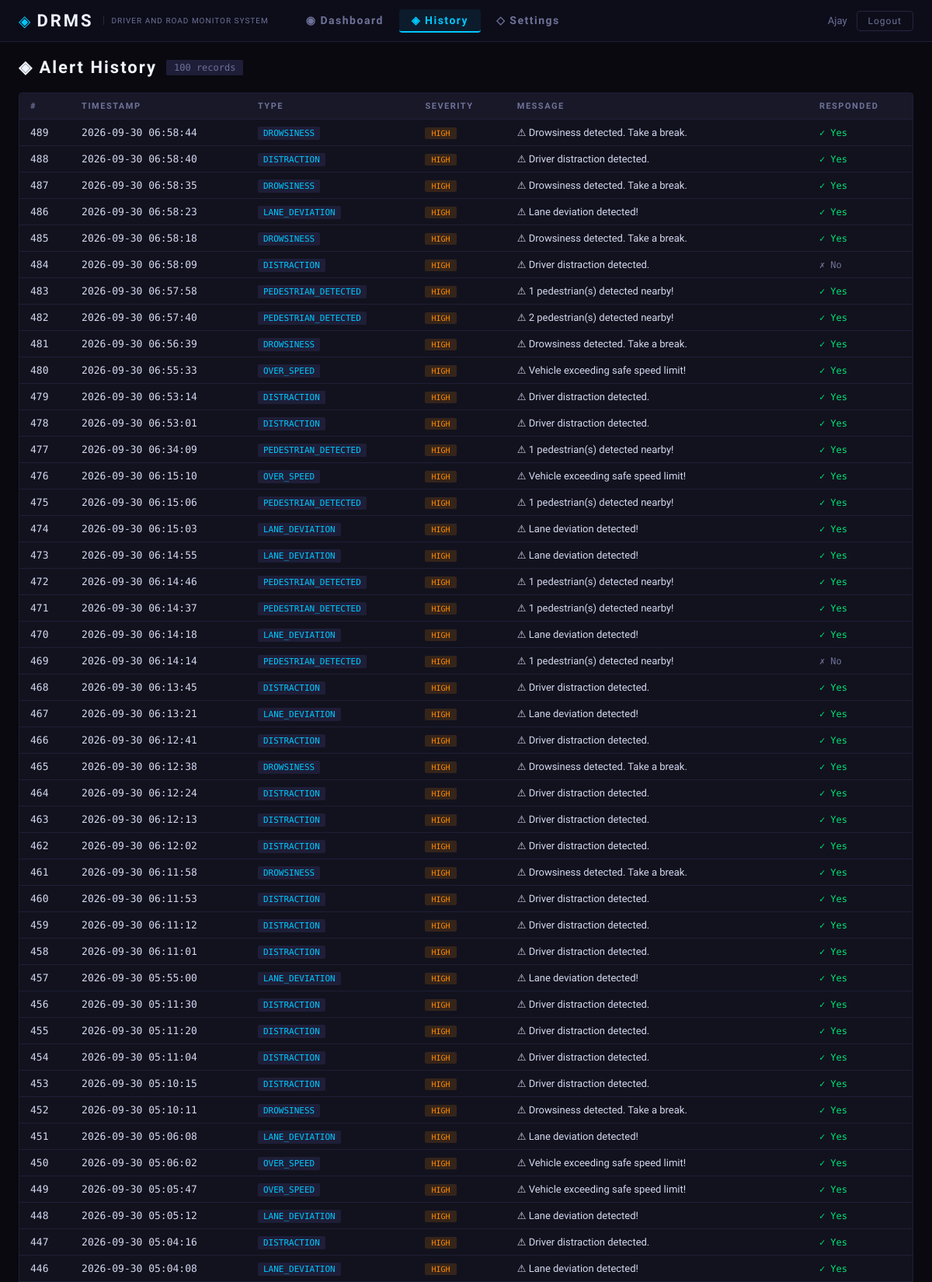
The app's page /history (signed in, upper part) with its own data.
### database/db.py (models this page shows)
class Alert(Base):
    __tablename__ = 'alerts'
    id         = Column(Integer, primary_key=True)
    alert_type = Column(String(50), nullable=False)   # e.g. 'DROWSINESS', 'LANE_DEVIATION'
    severity   = Column(String(20), nullable=False)   # 'LOW', 'MEDIUM', 'HIGH', 'CRITICAL'
    message    = Column(Text)
    timestamp  = Column(DateTime, default=datetime.utcnow)
    responded  = Column(Boolean, default=False)
    emergency_messages = relationship('EmergencyMessage', back_populates='alert', cascade='all, delete')

### app.py (the view)
@app.route('/history')
def history():
    if 'user_id' not in session:
        return redirect(url_for('login'))
    alerts = get_alert_history(limit=100)
    return render_template('history.html', alerts=alerts,
                           user_name=session.get('user_name', 'Driver'))

### database/db.py (called while the page is built)
def get_db():
    return SessionLocal()

def get_alert_history(limit: int = 50):
    db = get_db()
    try:
        return (db.query(Alert)
                  .order_by(Alert.timestamp.desc())
                  .limit(limit)
                  .all())
    finally:
        db.close()

### templates/history.html (shortened to what this page needs)
{% extends "base.html" %}
{% block content %}
<div class="page-header">
  <h2>◈ Alert History</h2>
  <span class="record-count">{{ alerts|length }} records</span>
</div>
<div class="history-table-wrap">
  <table class="history-table">
    <thead>
      <tr>
        <th>#</th>
        <th>Timestamp</th>
        <th>Type</th>
        <th>Severity</th>
        <th>Message</th>
        <th>Responded</th>
      </tr>
    </thead>
    <tbody>
      {% if alerts %}
        {% for a in alerts %}
        <tr class="row-{{ a.severity | lower }}">
          <td class="mono">{{ a.id }}</td>
          <td class="mono">{{ a.timestamp.strftime('%Y-%m-%d %H:%M:%S') }}</td>
          <td><span class="type-badge">{{ a.alert_type }}</span></td>
          <td><span class="severity-badge sev-{{ a.severity | lower }}">{{ a.severity }}</span></td>
          <td>{{ a.message }}</td>
          <td>{% if a.responded %}<span class="responded-yes">✓ Yes</span>{% else %}<span class="responded-no">✗ No</span>{% endif %}</td>
        </tr>
        {% endfor %}
      {% else %}
        <tr><td colspan="6" class="no-data">No alerts recorded yet.</td></tr>
      {% endif %}
    </tbody>
  </table>
</div>
{% endblock %}

### templates/base.html (shortened to what this page needs)
<!DOCTYPE html>
<html lang="en">
<head>
  <link rel="stylesheet" href="{{ url_for('static', filename='css/style.css', v='2') }}"/>
</head>
<body{% block body_class %}{% endblock %}>
  {% block nav %}
  <nav class="topnav">
    <div class="nav-brand">
      <span class="brand-icon">◈</span>
      <span class="brand-name"><a href="{{ url_for('landing') }}" style="color: inherit; text-decoration: none;">DRMS</a></span>
      <span class="brand-sub">Driver And Road Monitor System</span>
    </div>
    <div class="nav-links">
      <a href="{{ url_for('dashboard') }}" class="nav-link {% if request.endpoint == 'dashboard' %}active{% endif %}">
        ◉ Dashboard
      </a>
      <a href="{{ url_for('history') }}" class="nav-link {% if request.endpoint == 'history' %}active{% endif %}">
        ◈ History
      </a>
      <a href="{{ url_for('settings') }}" class="nav-link {% if request.endpoint == 'settings' %}active{% endif %}">
        ◇ Settings
      </a>
    </div>
    <div class="nav-user">
      <span class="user-name">{{ user_name }}</span>
      <a href="{{ url_for('logout') }}" class="btn-logout">Logout</a>
    </div>
  </nav>
  {% endblock %}
  {% block main %}
  <main class="main-content">
    {% block content %}{% endblock %}
  </main>
  {% endblock %}
</body>
</html>

### static/css/style.css (style rules this page uses)
:root { --bg: #09090f; --bg2: #0d0d1a; --bg3: #111120; --panel: #12121e; --panel2: #181828; --border: #1e1e38; --border2: #252540; --accent: #00c8ff; --accent2: #0090cc; --warn: #ff8c00; --danger: #ff2244; --success: #00e676; --purple: #7c3aed; --text: #d4d8f0; --text-dim: #6e7298; --text-bright: #f0f4ff; --font-head: 'Rajdhani', sans-serif; --font-body: 'Exo 2', sans-serif; --font-mono: 'Share Tech Mono', monospace; --radius: 4px; --shadow: 0 4px 24px rgba(0,0,0,0.6); }
*, *::before, *::after { box-sizing: border-box; margin: 0; padding: 0; }
html, body { background: var(--bg); color: var(--text); font-family: var(--font-body); font-size: 14px; min-height: 100vh; }
.topnav { display: flex; align-items: center; gap: 0; padding: 0 24px; height: 54px; background: var(--bg2); border-bottom: 1px solid var(--border); position: sticky; top: 0; z-index: 100; }
.nav-brand { display: flex; align-items: center; gap: 8px; margin-right: 32px; }
.brand-icon { color: var(--accent); font-size: 20px; }
.brand-name { font-family: var(--font-head); font-size: 22px; font-weight: 700; color: var(--text-bright); letter-spacing: 3px; }
.brand-sub { font-size: 10px; color: var(--text-dim); text-transform: uppercase; letter-spacing: 1px; border-left: 1px solid var(--border2); padding-left: 10px; margin-left: 4px; }
.nav-links { display: flex; gap: 4px; flex: 1; }
.nav-link { padding: 6px 16px; font-family: var(--font-head); font-size: 14px; font-weight: 600; letter-spacing: 1.5px; color: var(--text-dim); text-decoration: none; border-radius: var(--radius); transition: all 0.2s; }
.nav-link.active { color: var(--accent); background: rgba(0,200,255,0.08); border-bottom: 2px solid var(--accent); }
.nav-user { display: flex; align-items: center; gap: 12px; }
.user-name { font-family: var(--font-head); font-size: 13px; color: var(--text-dim); }
.btn-logout { padding: 5px 14px; background: transparent; border: 1px solid var(--border2); color: var(--text-dim); border-radius: var(--radius); font-family: var(--font-head); font-size: 12px; letter-spacing: 1px; cursor: pointer; transition: all 0.2s; text-decoration: none; }
.main-content { padding: 20px 24px 40px; }
.mono { font-family: var(--font-mono); }
.sev-high { background: rgba(255,140,0,0.2); color: var(--warn); }
.page-header { display: flex; align-items: center; gap: 12px; margin-bottom: 20px; }
.page-header h2 { font-family: var(--font-head); font-size: 22px; letter-spacing: 2px; color: var(--text-bright); }
.record-count { font-family: var(--font-mono); font-size: 12px; background: var(--border); padding: 3px 10px; border-radius: 2px; color: var(--text-dim); }
.history-table-wrap { background: var(--panel); border: 1px solid var(--border); border-radius: var(--radius); overflow: auto; }
.history-table { width: 100%; border-collapse: collapse; font-size: 13px; }
.history-table th { font-family: var(--font-head); font-size: 11px; letter-spacing: 1.5px; text-transform: uppercase; color: var(--text-dim); padding: 10px 14px; background: var(--panel2); border-bottom: 1px solid var(--border); text-align: left; white-space: nowrap; }
.history-table td { padding: 9px 14px; border-bottom: 1px solid var(--border); color: var(--text); }
.type-badge { font-family: var(--font-mono); font-size: 11px; background: var(--border); padding: 2px 7px; border-radius: 2px; color: var(--accent); }
.severity-badge { font-family: var(--font-mono); font-size: 10px; padding: 2px 8px; border-radius: 2px; }
.sev-high { background: rgba(255,140,0,0.15); color: var(--warn); }
.responded-yes { color: var(--success); font-family: var(--font-mono); font-size: 12px; }
.responded-no { color: var(--text-dim); font-family: var(--font-mono); font-size: 12px; }

### records on screen
Alert: id "489", timestamp "2026-09-30 06:58:44", alert_type "DROWSINESS", severity "HIGH", message "⚠ Drowsiness detected. Take a break.", responded "✓ Yes"
Alert: id "488", timestamp "2026-09-30 06:58:40", alert_type "DISTRACTION", severity "HIGH", message "⚠ Driver distraction detected.", responded "✓ Yes"
Alert: id "487", timestamp "2026-09-30 06:58:35", alert_type "DROWSINESS", severity "HIGH", message "⚠ Drowsiness detected. Take a break.", responded "✓ Yes"
Alert: id "486", timestamp "2026-09-30 06:58:23", alert_type "LANE_DEVIATION", severity "HIGH", message "⚠ Lane deviation detected!", responded "✓ Yes"
Alert: id "485", timestamp "2026-09-30 06:58:18", alert_type "DROWSINESS", severity "HIGH", message "⚠ Drowsiness detected. Take a break.", responded "✓ Yes"
Alert: id "484", timestamp "2026-09-30 06:58:09", alert_type "DISTRACTION", severity "HIGH", message "⚠ Driver distraction detected.", responded "✗ No"
Alert: id "483", timestamp "2026-09-30 06:57:58", alert_type "PEDESTRIAN_DETECTED", severity "HIGH", message "⚠ 1 pedestrian(s) detected nearby!", responded "✓ Yes"
Alert: id "482", timestamp "2026-09-30 06:57:40", alert_type "PEDESTRIAN_DETECTED", severity "HIGH", message "⚠ 2 pedestrian(s) detected nearby!", responded "✓ Yes"
Alert: id "481", timestamp "2026-09-30 06:56:39", alert_type "DROWSINESS", severity "HIGH", message "⚠ Drowsiness detected. Take a break.", responded "✓ Yes"
Alert: id "480", timestamp "2026-09-30 06:55:33", alert_type "OVER_SPEED", severity "HIGH", message "⚠ Vehicle exceeding safe speed limit!", responded "✓ Yes"
Alert: id "479", timestamp "2026-09-30 06:53:14", alert_type "DISTRACTION", severity "HIGH", message "⚠ Driver distraction detected.", responded "✓ Yes"
Alert: id "478", timestamp "2026-09-30 06:53:01", alert_type "DISTRACTION", severity "HIGH", message "⚠ Driver distraction detected.", responded "✓ Yes"
Alert: id "477", timestamp "2026-09-30 06:34:09", alert_type "PEDESTRIAN_DETECTED", severity "HIGH", message "⚠ 1 pedestrian(s) detected nearby!", responded "✓ Yes"
Alert: id "476", timestamp "2026-09-30 06:15:10", alert_type "OVER_SPEED", severity "HIGH", message "⚠ Vehicle exceeding safe speed limit!", responded "✓ Yes"
Alert: id "475", timestamp "2026-09-30 06:15:06", alert_type "PEDESTRIAN_DETECTED", severity "HIGH", message "⚠ 1 pedestrian(s) detected nearby!", responded "✓ Yes"
Alert: id "474", timestamp "2026-09-30 06:15:03", alert_type "LANE_DEVIATION", severity "HIGH", message "⚠ Lane deviation detected!", responded "✓ Yes"
Alert: id "473", timestamp "2026-09-30 06:14:55", alert_type "LANE_DEVIATION", severity "HIGH", message "⚠ Lane deviation detected!", responded "✓ Yes"
Alert: id "472", timestamp "2026-09-30 06:14:46", alert_type "PEDESTRIAN_DETECTED", severity "HIGH", message "⚠ 1 pedestrian(s) detected nearby!", responded "✓ Yes"
Alert: id "471", timestamp "2026-09-30 06:14:37", alert_type "PEDESTRIAN_DETECTED", severity "HIGH", message "⚠ 1 pedestrian(s) detected nearby!", responded "✓ Yes"
Alert: id "470", timestamp "2026-09-30 06:14:18", alert_type "LANE_DEVIATION", severity "HIGH", message "⚠ Lane deviation detected!", responded "✓ Yes"
Alert: id "469", timestamp "2026-09-30 06:14:14", alert_type "PEDESTRIAN_DETECTED", severity "HIGH", message "⚠ 1 pedestrian(s) detected nearby!", responded "✗ No"
Alert: id "468", timestamp "2026-09-30 06:13:45", alert_type "DISTRACTION", severity "HIGH", message "⚠ Driver distraction detected.", responded "✓ Yes"
Alert: id "467", timestamp "2026-09-30 06:13:21", alert_type "LANE_DEVIATION", severity "HIGH", message "⚠ Lane deviation detected!", responded "✓ Yes"
Alert: id "466", timestamp "2026-09-30 06:12:41", alert_type "DISTRACTION", severity "HIGH", message "⚠ Driver distraction detected.", responded "✓ Yes"
Alert: id "465", timestamp "2026-09-30 06:12:38", alert_type "DROWSINESS", severity "HIGH", message "⚠ Drowsiness detected. Take a break.", responded "✓ Yes"
Alert: id "464", timestamp "2026-09-30 06:12:24", alert_type "DISTRACTION", severity "HIGH", message "⚠ Driver distraction detected.", responded "✓ Yes"
Alert: id "463", timestamp "2026-09-30 06:12:13", alert_type "DISTRACTION", severity "HIGH", message "⚠ Driver distraction detected.", responded "✓ Yes"
Alert: id "462", timestamp "2026-09-30 06:12:02", alert_type "DISTRACTION", severity "HIGH", message "⚠ Driver distraction detected.", responded "✓ Yes"
Alert: id "461", timestamp "2026-09-30 06:11:58", alert_type "DROWSINESS", severity "HIGH", message "⚠ Drowsiness detected. Take a break.", responded "✓ Yes"
Alert: id "460", timestamp "2026-09-30 06:11:53", alert_type "DISTRACTION", severity "HIGH", message "⚠ Driver distraction detected.", responded "✓ Yes"
Alert: id "459", timestamp "2026-09-30 06:11:12", alert_type "DISTRACTION", severity "HIGH", message "⚠ Driver distraction detected.", responded "✓ Yes"
Alert: id "458", timestamp "2026-09-30 06:11:01", alert_type "DISTRACTION", severity "HIGH", message "⚠ Driver distraction detected.", responded "✓ Yes"
Alert: id "457", timestamp "2026-09-30 05:55:00", alert_type "LANE_DEVIATION", severity "HIGH", message "⚠ Lane deviation detected!", responded "✓ Yes"
Alert: id "456", timestamp "2026-09-30 05:11:30", alert_type "DISTRACTION", severity "HIGH", message "⚠ Driver distraction detected.", responded "✓ Yes"
Alert: id "455", timestamp "2026-09-30 05:11:20", alert_type "DISTRACTION", severity "HIGH", message "⚠ Driver distraction detected.", responded "✓ Yes"
Alert: id "454", timestamp "2026-09-30 05:11:04", alert_type "DISTRACTION", severity "HIGH", message "⚠ Driver distraction detected.", responded "✓ Yes"
Alert: id "453", timestamp "2026-09-30 05:10:15", alert_type "DISTRACTION", severity "HIGH", message "⚠ Driver distraction detected.", responded "✓ Yes"
Alert: id "452", timestamp "2026-09-30 05:10:11", alert_type "DROWSINESS", severity "HIGH", message "⚠ Drowsiness detected. Take a break.", responded "✓ Yes"
Alert: id "451", timestamp "2026-09-30 05:06:08", alert_type "LANE_DEVIATION", severity "HIGH", message "⚠ Lane deviation detected!", responded "✓ Yes"
Alert: id "450", timestamp "2026-09-30 05:06:02", alert_type "OVER_SPEED", severity "HIGH", message "⚠ Vehicle exceeding safe speed limit!", responded "✓ Yes"
Alert: id "449", timestamp "2026-09-30 05:05:47", alert_type "OVER_SPEED", severity "HIGH", message "⚠ Vehicle exceeding safe speed limit!", responded "✓ Yes"
Alert: id "448", timestamp "2026-09-30 05:05:12", alert_type "LANE_DEVIATION", severity "HIGH", message "⚠ Lane deviation detected!", responded "✓ Yes"
Alert: id "447", timestamp "2026-09-30 05:04:16", alert_type "DISTRACTION", severity "HIGH", message "⚠ Driver distraction detected.", responded "✓ Yes"
Alert: id "446", timestamp "2026-09-30 05:04:08", alert_type "LANE_DEVIATION", severity "HIGH", message "⚠ Lane deviation detected!", responded "✓ Yes"

### other values on screen
{{ user_name }} "Ajay"
{{ alerts|length }} "100"
